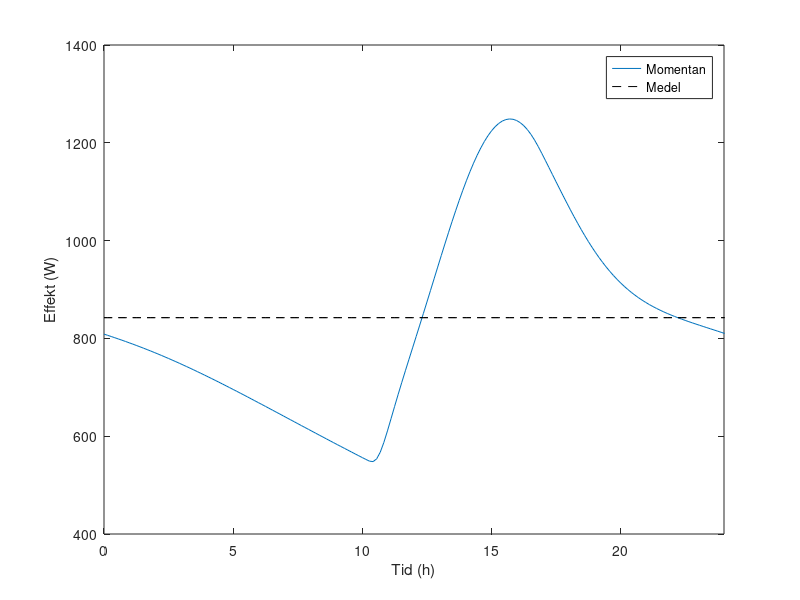
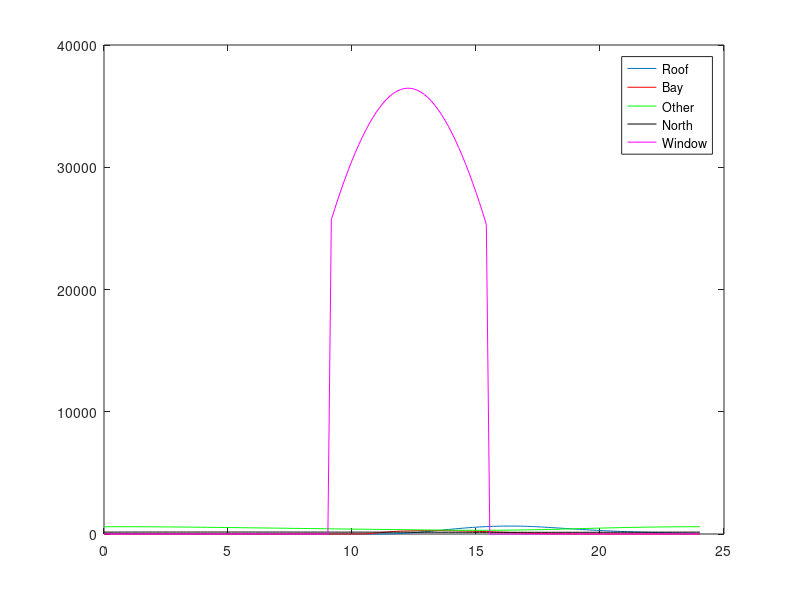
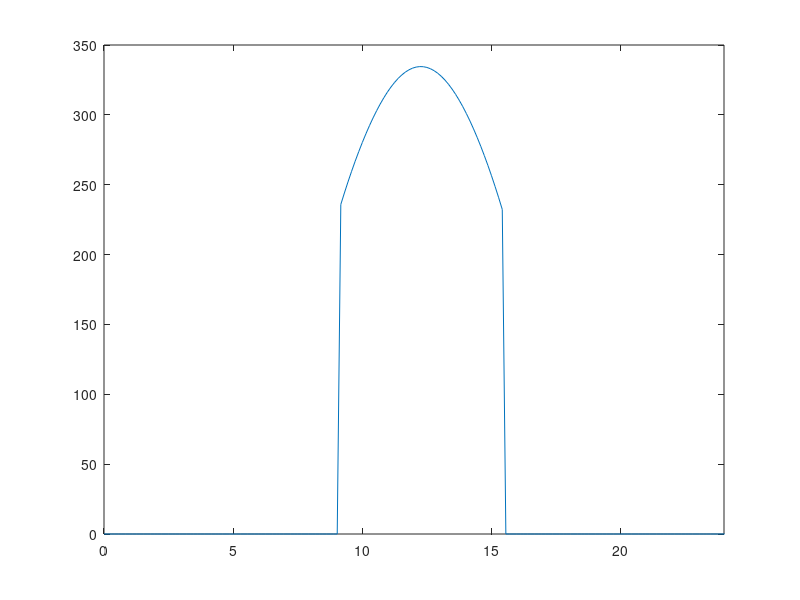

These figures' MATLAB source, in order:
function ret = generateSunDec()

load('sunpower.mat');
load('rawwalldata.mat');
load('roofheat.mat');




timeOffset = 28*24;

ind = [28*24*3600/500-0.4:29*24*3600/500-0.2];
time = (decnosun1(ind,1)-decnosun1(ind(1),1))/3600;


ANorth = 290;
AOther = 151+61;
AWindow = 109;
ARoof = 257/2;
ABay = 47;

Energy = [];

%Roof contribution
% - sunnorth
% - sunsouth
% - nosun
figure(2)
Energy = -(sunnorth(ind,2)-nosun(ind,2))*ARoof ...
       - (sunsouth(ind,2)-nosun(ind,2))*ARoof;

plot(time, -(sunnorth(ind,2)-nosun(ind,2))*ARoof ...
       - (sunsouth(ind,2)-nosun(ind,2))*ARoof)

hold on

%Bay wall contribution
Energy = Energy - (decsun3(ind,2)-decnosun3(ind,2))*ABay;

plot(time, -(decsun3(ind,2)-decnosun3(ind,2))*ABay, 'r')

%Other wall contribution

Energy = Energy - (decsun1(ind,2) - decnosun1(ind,2))*AOther;
plot(time, -(decsun1(ind,2) - decnosun1(ind,2))*AOther, 'g')
%North wall contribution

Energy = Energy - (decsun2(ind,2) - decnosun2(ind,2))*ANorth;
plot(time, -(decsun2(ind,2) - decnosun2(ind,2))*ANorth, 'k')
%Window contribution

legend('Roof', 'Bay', 'Other', 'North')
%Energy = Energy + AWindow*sunpowerdec(:,2);
plot(time, AWindow*sunpowerdec(:,2), 'm')
hold off
legend('Roof', 'Bay', 'Other', 'North', 'Window')
figure(1)
plot(time, Energy)
hold on
xlim([0 24]);
plot(time, mean(Energy)*ones(size(time,1),2), '--', 'Color', ...
	 'k')
legend('Momentan', 'Medel', 'location', 'best')
xlabel('Tid (h)')
ylabel('Effekt (W)')
mean(Energy)
hold off

figure(3)
plot(time, sunpowerdec(:,2))
xlim([0 24])

%{
hold off
fig1 = figure(1);
plot(time, data1(ind,2))
xlabel('Tid i timmar')
ylabel('Kyleffekt (W m^{-2})')
title('Kyleffekt med enbart tegel', 'fontsize', 12)
xlim([0 24])
set(fig1, 'Position', [300 700 300 200])


fig2 = figure(2);
plot(time,data2(ind,2))
title('Kyleffekt med tegel och isolering', 'fontsize', 12)
xlabel('Tid i timmar')
ylabel('Kyleffekt (W m^{-2})')
xlim([0 24])

set(fig2, 'Position', [800 700 300 200])
%}